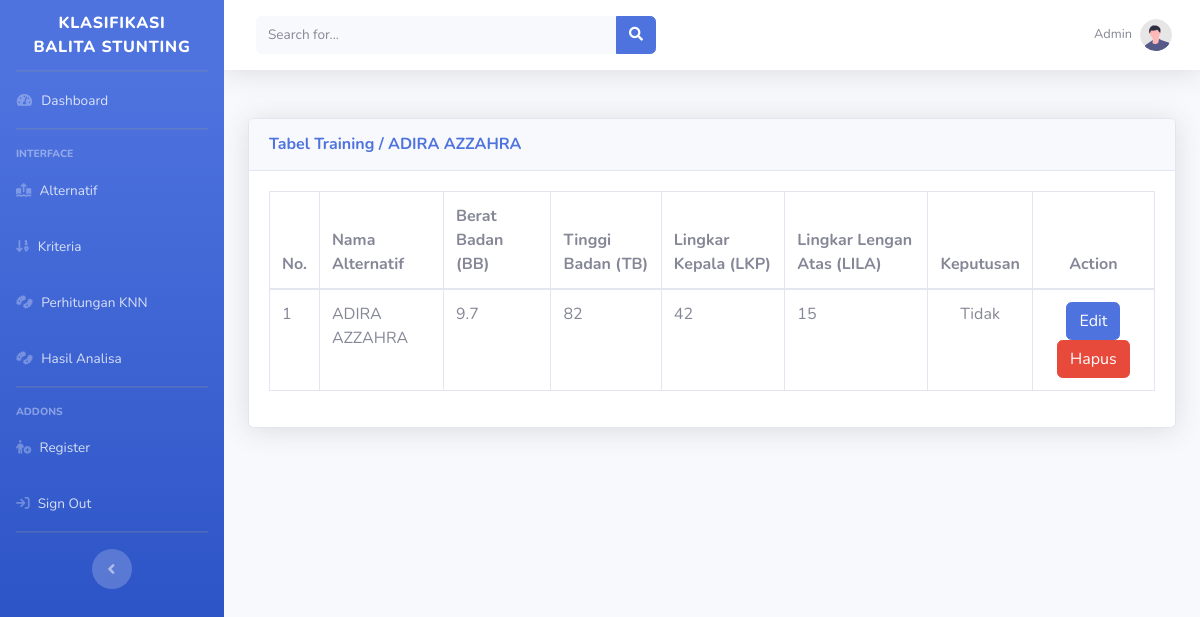
The app's page /admin/training.php?id_alternatif=A01 (signed in) with its own data.
### tables this page shows
CREATE TABLE `tb_alternatif` (
  `id_alternatif` varchar(11) NOT NULL,
  `nik_alternatif` varchar(20) NOT NULL,
  `nama_alternatif` varchar(50) NOT NULL,
  `kelamin_alternatif` varchar(10) NOT NULL,
  `tgl_alternatif` varchar(10) NOT NULL,
  `keputusan_training` varchar(50) NOT NULL,
  `distance` double NOT NULL,
  `rangking` int(11) NOT NULL,
  `pilihan` varchar(20) NOT NULL
);

CREATE TABLE `tb_kriteria` (
  `id_kriteria` varchar(11) NOT NULL,
  `nama_kriteria` varchar(50) NOT NULL,
  `keterangan_kriteria` varchar(255) NOT NULL
);

### admin/training.php (the view, shortened to what this page needs)
<?php
include 'header.php';
$data = mysqli_query($db, "SELECT * FROM tb_alternatif WHERE id_alternatif='" . $_GET['id_alternatif'] . "'");
$a = mysqli_fetch_array($data);
?>
<br>
<div class='card shadow mb-2'>
    <div class='card-header py-3'>
        <h6 class='m-0 font-weight-bold text-primary'>Tabel Training / <a
                href="alternatif.php"><?=$a['nama_alternatif'];?></a></h6>
    </div>
    <div class='card-body'>
        <div class='table-responsive'>
            <table class='table table-bordered' id='dataTable' width='100%' cellspacing='0'>
                <thead>
                    <tr>
                        <th>No.</th>
                        <th>Nama Alternatif</th>
                        <?php
$data = mysqli_query($db, "SELECT * FROM tb_kriteria ORDER BY id_kriteria ASC");
while ($a = mysqli_fetch_array($data)) {
    echo "<th>$a[nama_kriteria]</th>";
}
?>
                        <th class="text-center">Keputusan</th>
                        <th class="text-center">Action</th>
                </thead>
                <tbody>
                    <?php
$data = mysqli_query($db, "SELECT * FROM tb_alternatif WHERE id_alternatif='{$_GET['id_alternatif']}' ORDER BY id_alternatif ASC");
$no = 1;
while ($a = mysqli_fetch_array($data)) {
    $nomor = $no++;
    $id = $a['id_alternatif'];
    $nama = $a['nama_alternatif'];
    echo "<tr>
    <td>$nomor</td>";
    echo "<td>$nama</td>";
    $query1 = mysqli_query($db, "SELECT a.nilai_subkriteria AS sub FROM tb_subkriteria a INNER JOIN tb_training b ON a.id_subkriteria = b.id_subkriteria WHERE b.id_alternatif='" . $id . "' ORDER BY b.id_kriteria");
    while ($result1 = mysqli_fetch_array($query1)) {
        echo "<td>$result1[sub]</td>";
    }
    ?>
                    <td class="text-center"><?=$a['keputusan_training']?></td>
                    <td class="text-center">
                        <a href="trainingaksi.php?id_alternatif=<?=$a['id_alternatif'];?>&aksi=ubah"
                            class="btn btn-primary">Edit</a>
                        <a href="trainingproses.php?id_alternatif=<?=$a['id_alternatif'];?>&proses=proseshapus"
                            class="btn btn-danger">Hapus</a>
                    </td>
                    </tr>
                    <?php }?>
                </tbody>
            </table>
        </div>
    </div>
</div>
</div>
<?php
include 'footer.php';
?>

### records on screen
tb_alternatif: nama_alternatif "ADIRA AZZAHRA", nomor "1", result1 "9.7", result1 "82", result1 "42", result1 "15", keputusan_training "Tidak"
tb_kriteria: nama_kriteria "Berat Badan (BB)"
tb_kriteria: nama_kriteria "Tinggi Badan (TB)"
tb_kriteria: nama_kriteria "Lingkar Kepala (LKP)"
tb_kriteria: nama_kriteria "Lingkar Lengan Atas (LILA)"
